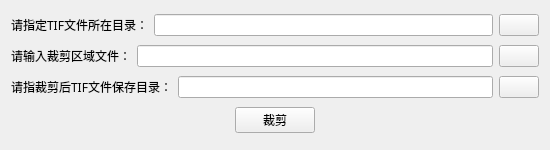
<?xml version="1.0" encoding="UTF-8"?>
<ui version="4.0">
 <class>Form</class>
 <widget class="QWidget" name="Form">
  <property name="geometry">
   <rect>
    <x>0</x>
    <y>0</y>
    <width>550</width>
    <height>150</height>
   </rect>
  </property>
  <property name="sizePolicy">
   <sizepolicy hsizetype="Fixed" vsizetype="Fixed">
    <horstretch>0</horstretch>
    <verstretch>0</verstretch>
   </sizepolicy>
  </property>
  <property name="minimumSize">
   <size>
    <width>550</width>
    <height>150</height>
   </size>
  </property>
  <property name="maximumSize">
   <size>
    <width>550</width>
    <height>150</height>
   </size>
  </property>
  <property name="sizeIncrement">
   <size>
    <width>400</width>
    <height>150</height>
   </size>
  </property>
  <property name="baseSize">
   <size>
    <width>400</width>
    <height>150</height>
   </size>
  </property>
  <property name="windowTitle">
   <string>单波段TIF文件裁剪与合成</string>
  </property>
  <property name="windowIcon">
   <iconset>
    <normaloff>Earth.ico</normaloff>Earth.ico</iconset>
  </property>
  <layout class="QVBoxLayout" name="verticalLayout">
   <item>
    <layout class="QHBoxLayout" name="horizontalLayout">
     <item>
      <widget class="QLabel" name="label">
       <property name="font">
        <font>
         <family>AcadEref</family>
         <pointsize>9</pointsize>
        </font>
       </property>
       <property name="layoutDirection">
        <enum>Qt::LeftToRight</enum>
       </property>
       <property name="autoFillBackground">
        <bool>false</bool>
       </property>
       <property name="text">
        <string>请指定TIF文件所在目录：</string>
       </property>
       <property name="alignment">
        <set>Qt::AlignRight|Qt::AlignTrailing|Qt::AlignVCenter</set>
       </property>
      </widget>
     </item>
     <item>
      <widget class="QLineEdit" name="lineEdit_inputpath"/>
     </item>
     <item>
      <widget class="QPushButton" name="btn_OpenPath">
       <property name="text">
        <string/>
       </property>
       <property name="icon">
        <iconset>
         <normaloff>Directory incative.png</normaloff>Directory incative.png</iconset>
       </property>
      </widget>
     </item>
    </layout>
   </item>
   <item>
    <layout class="QHBoxLayout" name="horizontalLayout_2">
     <item>
      <widget class="QLabel" name="label_3">
       <property name="font">
        <font>
         <family>AcadEref</family>
         <pointsize>9</pointsize>
        </font>
       </property>
       <property name="text">
        <string>请输入裁剪区域文件：</string>
       </property>
       <property name="scaledContents">
        <bool>false</bool>
       </property>
       <property name="alignment">
        <set>Qt::AlignRight|Qt::AlignTrailing|Qt::AlignVCenter</set>
       </property>
      </widget>
     </item>
     <item>
      <widget class="QLineEdit" name="lineEdit_shpfile"/>
     </item>
     <item>
      <widget class="QPushButton" name="btn_OpenShp">
       <property name="text">
        <string/>
       </property>
       <property name="icon">
        <iconset>
         <normaloff>fileopen.png</normaloff>fileopen.png</iconset>
       </property>
      </widget>
     </item>
    </layout>
   </item>
   <item>
    <layout class="QHBoxLayout" name="horizontalLayout_3">
     <item>
      <widget class="QLabel" name="label_2">
       <property name="font">
        <font>
         <family>AcadEref</family>
         <pointsize>9</pointsize>
        </font>
       </property>
       <property name="text">
        <string>请指裁剪后TIF文件保存目录：</string>
       </property>
       <property name="alignment">
        <set>Qt::AlignRight|Qt::AlignTrailing|Qt::AlignVCenter</set>
       </property>
      </widget>
     </item>
     <item>
      <widget class="QLineEdit" name="lineEdit_outputpath"/>
     </item>
     <item>
      <widget class="QPushButton" name="btn_SavePath">
       <property name="text">
        <string/>
       </property>
       <property name="icon">
        <iconset>
         <normaloff>save11.png</normaloff>save11.png</iconset>
       </property>
      </widget>
     </item>
    </layout>
   </item>
   <item>
    <layout class="QHBoxLayout" name="horizontalLayout_4">
     <item>
      <spacer name="horizontalSpacer">
       <property name="orientation">
        <enum>Qt::Horizontal</enum>
       </property>
       <property name="sizeHint" stdset="0">
        <size>
         <width>40</width>
         <height>20</height>
        </size>
       </property>
      </spacer>
     </item>
     <item>
      <widget class="QPushButton" name="btn_Clip">
       <property name="text">
        <string>裁剪</string>
       </property>
      </widget>
     </item>
     <item>
      <spacer name="horizontalSpacer_2">
       <property name="orientation">
        <enum>Qt::Horizontal</enum>
       </property>
       <property name="sizeHint" stdset="0">
        <size>
         <width>40</width>
         <height>20</height>
        </size>
       </property>
      </spacer>
     </item>
    </layout>
   </item>
  </layout>
 </widget>
 <resources>
  <include location="res.qrc"/>
 </resources>
 <connections>
  <connection>
   <sender>btn_OpenPath</sender>
   <signal>clicked()</signal>
   <receiver>Form</receiver>
   <slot>openPath_click()</slot>
   <hints>
    <hint type="sourcelabel">
     <x>387</x>
     <y>37</y>
    </hint>
    <hint type="destinationlabel">
     <x>276</x>
     <y>1</y>
    </hint>
   </hints>
  </connection>
  <connection>
   <sender>btn_SavePath</sender>
   <signal>clicked()</signal>
   <receiver>Form</receiver>
   <slot>savePath_click()</slot>
   <hints>
    <hint type="sourcelabel">
     <x>394</x>
     <y>61</y>
    </hint>
    <hint type="destinationlabel">
     <x>311</x>
     <y>43</y>
    </hint>
   </hints>
  </connection>
  <connection>
   <sender>btn_OpenShp</sender>
   <signal>clicked()</signal>
   <receiver>Form</receiver>
   <slot>openShp_click()</slot>
   <hints>
    <hint type="sourcelabel">
     <x>379</x>
     <y>94</y>
    </hint>
    <hint type="destinationlabel">
     <x>348</x>
     <y>106</y>
    </hint>
   </hints>
  </connection>
  <connection>
   <sender>btn_Clip</sender>
   <signal>clicked()</signal>
   <receiver>Form</receiver>
   <slot>btn_clip_click()</slot>
   <hints>
    <hint type="sourcelabel">
     <x>219</x>
     <y>121</y>
    </hint>
    <hint type="destinationlabel">
     <x>175</x>
     <y>115</y>
    </hint>
   </hints>
  </connection>
 </connections>
 <slots>
  <slot>openPath_click()</slot>
  <slot>savePath_click()</slot>
  <slot>openShp_click()</slot>
  <slot>btn_clip_click()</slot>
  <slot>btn_merge_click()</slot>
 </slots>
</ui>
